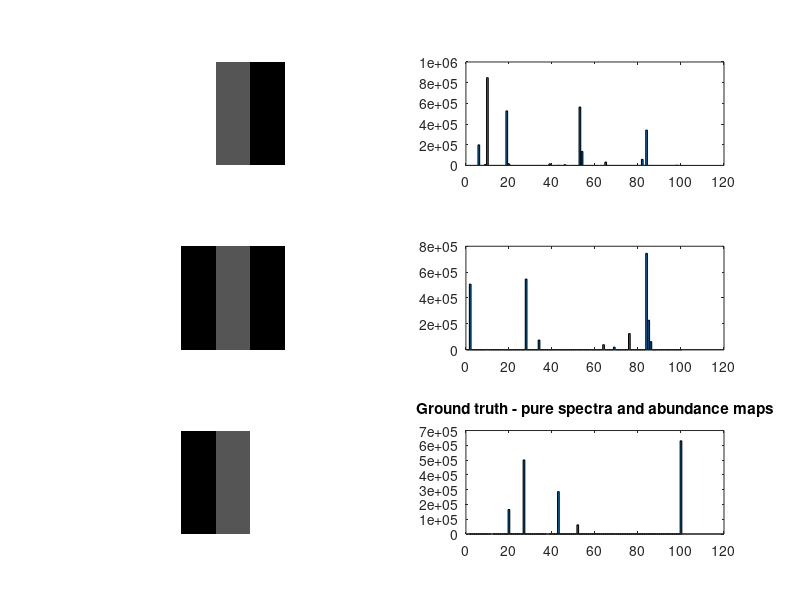

Reproduce this figure in MATLAB. (Note: this script raises an error after producing the figure.)
% test script that demonstrates the AICc-enhanced plsa for mass spectrometry
% imaging data on a simple simulated dataset
%
% (c)2008 Michael Hanselmann
%

testOnArtificialSet = 1;
if(testOnArtificialSet)
    % create three characteristic spectra; other than in the publication we use 
    % completely artificial, randomly generated spectra here (which is
    % sufficient for illustration purposes)
    pureSpectra = 1e6*rand(100, 3).^100;
    % the tissue mix consists of three tissue types and we have three different 
    % mixtures in stripe-shaped areas, the correct mixtures are (1/0/0), 
    % (0.33/0.33/0.33), (0/0/1) (from left to right, each has the size 30x10 pixels)
    pureAbundance = [[1;0;0] * ones(1, 300), [1/3;1/3;1/3] * ones(1,300), [0;0;1] * ones(1,300)];

    % create spectral datacube, m/z-vector and position vector
    spectra = (pureSpectra * pureAbundance)';
    for i=1:size(spectra, 1)
        % add some noise to make it more realistic 
        % makes use of image processing toolbox)
        spectra(i, :) = imnoise(uint16(spectra(i, :)),'poisson');    
%           % additive, intensity dependent noise
%           spectra(i, :) = spectra(i, :) + 0.1 * spectra(i, :) .* (rand(1, 100) - 0.5);          
    end
    i = 1;
    xyPos = [];
    for x=1:30
        for y=1:30
            xyPos(i, 2) = y; 
            xyPos(i, 1) = x;
            i = i+1;
        end        
    end
    mzVector = 1:100;

    % plot the ground truth
    figure;
    subplot(3,2,2);
    bar(mzVector, pureSpectra(:, 1));
    subplot(3,2,1);
    imshow(reshape(pureAbundance(1, :), 30, 30));
    subplot(3,2,4);
    bar(mzVector, pureSpectra(:, 2));
    subplot(3,2,3);
    imshow(reshape(pureAbundance(2, :), 30, 30));
    subplot(3,2,6);
    bar(mzVector, pureSpectra(:, 3));
    title('Ground truth - pure spectra and abundance maps');
    subplot(3,2,5);
    imshow(reshape(pureAbundance(3, :), 30, 30));
end

% process the data with AICc-enhanced pLSA
mip_processData(spectra, mzVector, xyPos, 1e-5, 0.005, 500, 1);